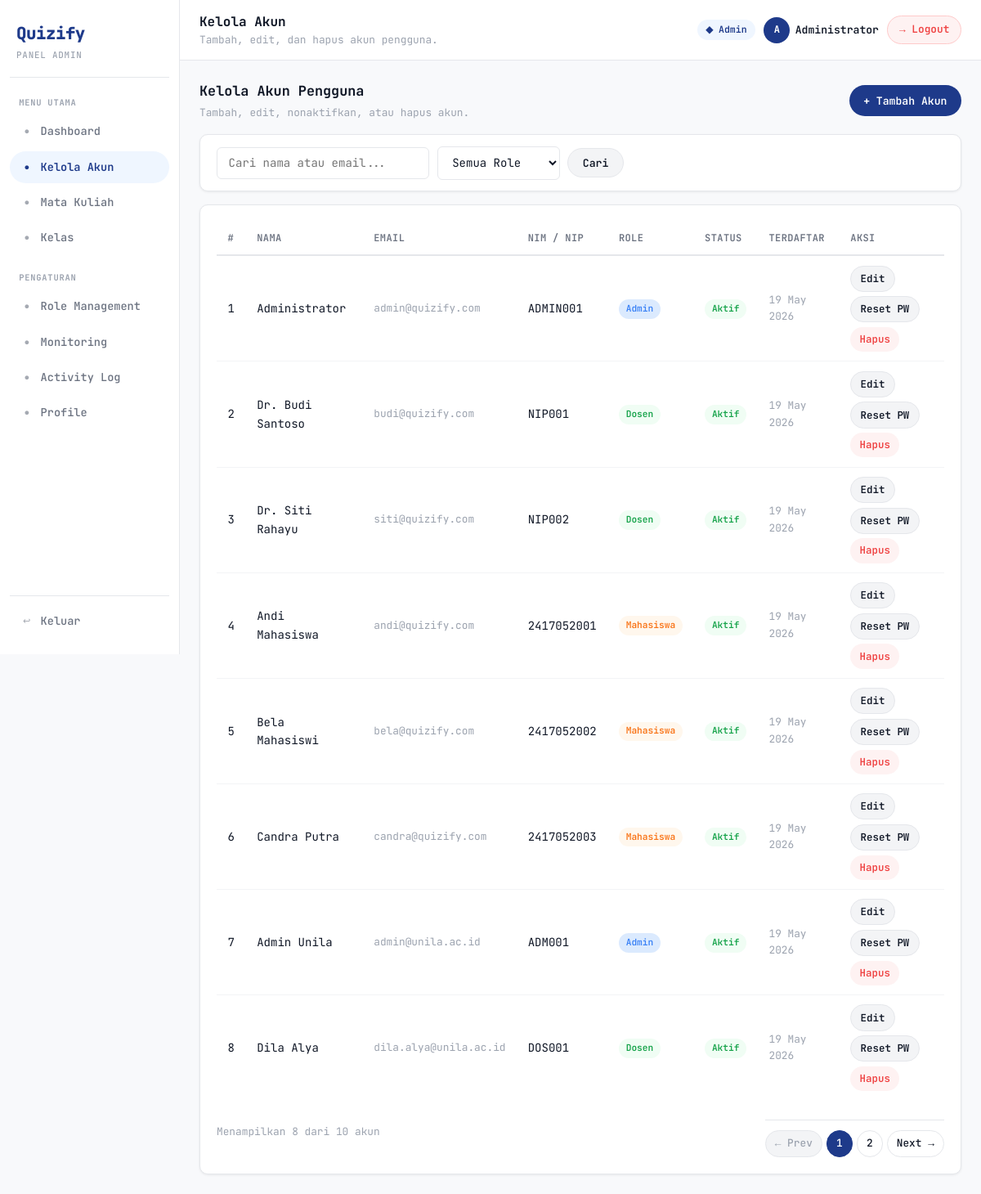
Page /index.php?page=akun (signed in) on the committed database.
### tables this page shows
CREATE TABLE `users` (
  `id` int NOT NULL,
  `nama` varchar(100) NOT NULL,
  `email` varchar(100) NOT NULL,
  `password` varchar(255) NOT NULL,
  `role` enum('admin','dosen','mahasiswa') NOT NULL DEFAULT 'mahasiswa',
  `nim_nip` varchar(20) DEFAULT NULL,
  `created_at` timestamp NULL DEFAULT CURRENT_TIMESTAMP,
  `updated_at` timestamp NULL DEFAULT CURRENT_TIMESTAMP ON UPDATE CURRENT_TIMESTAMP
);

### app/controllers/admin/AkunController.php (called while the page is built, shortened)
<?php
require_once 'app/models/AkunModel.php';
class AkunController
{
    private $perPage = 8;
    private $model;
    public function __construct()
    {
        $this->model = new AkunModel();
    }
    public function index()
    {
        $search = trim($_GET['search'] ?? '');
        $filterRole = $_GET['role'] ?? '';
        $page = max(1, (int) ($_GET['p'] ?? 1));
        $perPage = $this->perPage;
        $all = $this->model->getAll($search, $filterRole);
        $total = count($all);
        $totalPages = max(1, (int) ceil($total / $perPage));
        $page = min($page, $totalPages);
        $akuns = array_slice($all, ($page - 1) * $perPage, $perPage);
        require 'app/views/admin/akun/index.php';
    }
}

### app/core/Router.php (called while the page is built, shortened)
<?php
class Router
{
    public function dispatch($page, $action)
    {
        [$file, $class, $defaultMethod, $role] = $this->routes[$page];
        $controller = new $class();
        $method = $defaultMethod ?: $this->sanitizeAction($action);
        $controller->$method();
    }
    private function sanitizeAction($action)
    {
        return $action;
    }
}

### index.php (called while the page is built, shortened)
<?php
require_once APP_ROOT . '/app/core/Router.php';
$page = $_GET['page'] ?? null;
$action = $_GET['action'] ?? 'index';
(new Router())->dispatch($page, $action);

### config/database.php (called while the page is built, shortened)
<?php
function getDB()
{
    static $pdo = null;
    if ($pdo === null) {
        try {
            $dsn = "mysql:host=" . DB_HOST . ";port=" . DB_PORT . ";dbname=" . DB_NAME . ";charset=" . DB_CHARSET;
            $pdo = new PDO($dsn, DB_USER, DB_PASS);
            $pdo->setAttribute(PDO::ATTR_ERRMODE, PDO::ERRMODE_EXCEPTION);
            $pdo->setAttribute(PDO::ATTR_DEFAULT_FETCH_MODE, PDO::FETCH_ASSOC);
        } catch (PDOException $e) {
            die('<div style="font-family:sans-serif;padding:2rem;color:#dc2626;">
                <strong>Koneksi Database Gagal</strong><br>
                Pastikan MySQL berjalan dan konfigurasi di config/database.php sudah benar.<br>
                Error: ' . $e->getMessage() . '
            </div>');
        }
    }
    return $pdo;
}

### app/models/AkunModel.php (called while the page is built, shortened)
<?php
require_once __DIR__ . '/../../config/database.php';
class AkunModel
{
    private $db;
    public function __construct()
    {
        $this->db = getDB();
    }
    public function getAll($search = '', $role = '')
    {
        $sql = 'SELECT id, nama, email, role, nim_nip, created_at FROM users WHERE 1=1';
        $params = [];
        $sql .= ' ORDER BY id ASC';
        $stmt = $this->db->prepare($sql);
        $stmt->execute($params);
        return $stmt->fetchAll();
    }
}

### app/views/admin/akun/index.php (the view, shortened to what this page needs)
<?php
require 'app/views/layouts/header.php';
require 'app/views/layouts/sidebar.php';
?>
<main class="main">
    <?php require 'app/views/layouts/topbar.php'; ?>
    <section class="page-content">
        <div class="section-header">
            <div>
                <h2>Kelola Akun Pengguna</h2>
                <p class="text-muted" style="margin-top:0.15rem;">Tambah, edit, nonaktifkan, atau hapus akun.</p>
            </div>
            <a href="index.php?page=akun&action=tambah" class="btn btn-primary">&#43; Tambah Akun</a>
        </div>
        <div class="card" style="margin-bottom:1rem; padding:0.85rem 1.25rem;">
            <form method="GET" action="index.php" class="filter-row">
                <input type="text" name="search" class="form-control" placeholder="Cari nama atau email..."
                    value="<?= htmlspecialchars($search) ?>" style="max-width:260px;" />
                <select name="role" class="form-control" style="max-width:150px;">
                    <option value="">Semua Role</option>
                </select>
                <button type="submit" class="btn btn-secondary">Cari</button>
            </form>
        </div>
        <div class="card">
            <table class="table">
                <thead>
                    <tr>
                        <th>#</th>
                        <th>Nama</th>
                        <th>Email</th>
                        <th>NIM / NIP</th>
                        <th>Role</th>
                        <th>Status</th>
                        <th>Terdaftar</th>
                        <th>Aksi</th>
                    </tr>
                </thead>
                <tbody>
                    <?php if (!empty($akuns)): ?>
                        <?php $no = ($page - 1) * $perPage + 1;
                        foreach ($akuns as $akun): ?>
                            <tr>
                                <td><?= $no++ ?></td>
                                <td><?= htmlspecialchars($akun['nama']) ?></td>
                                <td class="text-muted"><?= htmlspecialchars($akun['email']) ?></td>
                                <td><?= htmlspecialchars($akun['nim_nip'] ?? '-') ?></td>
                                <td>
                                    <span class="badge badge-<?= $akun['role']==='admin' ? 'blue' : ($akun['role']==='dosen' ? 'green' : 'orange') ?>">
                                        <?= ucfirst($akun['role']) ?>
                                    </span>
                                </td>
                                <td>
                                    <span class="badge badge-<?= ($akun['status'] ?? 'aktif')==='aktif' ? 'active' : 'inactive' ?>">
                                        <?= ($akun['status'] ?? 'aktif')==='aktif' ? 'Aktif' : 'Nonaktif' ?>
                                    </span>
                                </td>
                                <td class="text-muted"><?= date('d M Y', strtotime($akun['created_at'])) ?></td>
                                <td>
                                    <div style="display:flex;gap:0.35rem;flex-wrap:wrap;">
                                        <a href="index.php?page=akun&action=edit&id=<?= $akun['id'] ?>"
                                            class="btn btn-secondary btn-sm">Edit</a>
                                        <a href="index.php?page=akun&action=resetPassword&id=<?= $akun['id'] ?>"
                                            class="btn btn-secondary btn-sm"
                                            onclick="return confirm('Reset password <?= htmlspecialchars($akun['nama']) ?> ke password123?')">Reset PW</a>
                                        <a href="index.php?page=akun&action=hapus&id=<?= $akun['id'] ?>"
                                            class="btn btn-danger btn-sm"
                                            onclick="return confirm('Hapus akun <?= htmlspecialchars($akun['nama']) ?>?')">Hapus</a>
                                    </div>
                                </td>
                            </tr>
                        <?php endforeach; ?>
                    <?php endif; ?>
                </tbody>
            </table>
            <div style="display:flex; align-items:center; justify-content:space-between; margin-top:0.5rem;">
                <span class="text-muted">Menampilkan <?= count($akuns) ?> dari <?= $total ?> akun</span>
                <?php
                require 'app/views/layouts/pagination.php';
                ?>
            </div>
        </div>
    </section>
    <?php require 'app/views/layouts/footer.php'; ?>

### public/css/style.css (style rules this page uses)
*, *::before, *::after { margin: 0; padding: 0; box-sizing: border-box; }
:root { --primary: #1E3A8A; --primary-light: #EFF6FF; --accent: #3B82F6; --accent-light: #DBEAFE; --orange: #F97316; --orange-light: #FFF7ED; --green: #22C55E; --green-light: #F0FDF4; --red: #EF4444; --red-light: #FEF2F2; --yellow: #F59E0B; --yellow-light: #FFFBEB; --purple: #8B5CF6; --purple-light: #F5F3FF; --white: #FFFFFF; --bg: #F8F9FB; --black: #111827; --gray-100: #F3F4F6; --gray-200: #E5E7EB; --gray-400: #9CA3AF; --gray-600: #6B7280; --radius: 10px; --radius-sm: 6px; --shadow: 0 1px 3px rgba(0, 0, 0, 0.07); --shadow-md: 0 4px 16px rgba(0, 0, 0, 0.08); --font: 'JetBrains Mono', monospace; }
html { scroll-behavior: smooth; }
body { font-family: var(--font); background: var(--bg); color: var(--black); line-height: 1.6; min-height: 100vh; -webkit-font-smoothing: antialiased; }
a { text-decoration: none; color: inherit; }
button { border-radius: 999px; }
h2 { font-size: 1.05rem; font-weight: 700; }
p { font-size: 0.875rem; }
.text-muted { color: var(--gray-400); font-size: 0.8rem; }
.btn { display: inline-flex; align-items: center; justify-content: center; gap: 0.35rem; padding: 0.55rem 1.1rem; border: none; border-radius: 999px; font-family: var(--font); font-size: 0.82rem; font-weight: 600; cursor: pointer; transition: opacity 0.15s; text-decoration: none; }
.btn-primary { background: var(--primary); color: white; }
.btn-secondary { background: var(--gray-100); color: var(--black); border: 1px solid var(--gray-200); }
.btn-danger { background: var(--red-light); color: var(--red); }
.btn-sm { padding: 0.32rem 0.7rem; font-size: 0.78rem; }
.badge { display: inline-flex; align-items: center; padding: 0.18rem 0.55rem; border-radius: 20px; font-size: 0.7rem; font-weight: 600; }
.badge-blue { background: var(--accent-light); color: var(--accent); }
.badge-green { background: var(--green-light); color: #16A34A; }
.badge-orange { background: var(--orange-light); color: var(--orange); }
.card { background: var(--white); border: 1px solid var(--gray-200); border-radius: var(--radius); padding: 1.25rem; box-shadow: var(--shadow); }
.form-control { padding: 0.6rem 0.85rem; border: 1.5px solid var(--gray-200); border-radius: var(--radius-sm); font-family: var(--font); font-size: 0.875rem; background: var(--white); color: var(--black); outline: none; transition: border-color 0.15s, box-shadow 0.15s; width: 100%; }

### public/css/admin.css (style rules this page uses)
.main { display: flex; flex-direction: column; min-height: 100vh; overflow: hidden; }
.page-content { padding: 1.5rem; flex: 1; }
.section-header { display: flex; align-items: center; justify-content: space-between; margin-bottom: 1rem; }
.table { width: 100%; border-collapse: collapse; font-size: 0.875rem; }
.table thead tr { border-bottom: 2px solid var(--gray-200); }
.table th { text-align: left; padding: 0.65rem 0.85rem; font-size: 0.75rem; font-weight: 600; color: var(--gray-600); text-transform: uppercase; letter-spacing: 0.4px; white-space: nowrap; }
.table td { padding: 0.7rem 0.85rem; border-bottom: 1px solid var(--gray-100); vertical-align: middle; }
.table tbody tr:last-child td { border-bottom: none; }
.filter-row { display: flex; align-items: center; gap: 0.6rem; flex-wrap: wrap; }
.badge-active { background: var(--green-light); color: #16A34A; }

### rows in the picture
users: nama "Administrator", email "admin@quizify.com", nim_nip "ADMIN001", role "Admin", created_at "19 May 2026"
users: nama "Dr. Budi Santoso", email "budi@quizify.com", nim_nip "NIP001", role "Dosen", created_at "19 May 2026"
users: nama "Dr. Siti Rahayu", email "siti@quizify.com", nim_nip "NIP002", role "Dosen", created_at "19 May 2026"
users: nama "Andi Mahasiswa", email "andi@quizify.com", nim_nip "2417052001", role "Mahasiswa", created_at "19 May 2026"
users: nama "Bela Mahasiswi", email "bela@quizify.com", nim_nip "2417052002", role "Mahasiswa", created_at "19 May 2026"
users: nama "Candra Putra", email "candra@quizify.com", nim_nip "2417052003", role "Mahasiswa", created_at "19 May 2026"
users: nama "Admin Unila", email "admin@unila.ac.id", nim_nip "ADM001", role "Admin", created_at "19 May 2026"
users: nama "Dila Alya", email "dila.alya@unila.ac.id", nim_nip "DOS001", role "Dosen", created_at "19 May 2026"

### other values in the picture
$pageTitle "Kelola Akun"
$pageSubtitle "Tambah, edit, dan hapus akun pengguna."
$initials "A"
$adminNama "Administrator"
count($akuns) "8"
$total "10"
